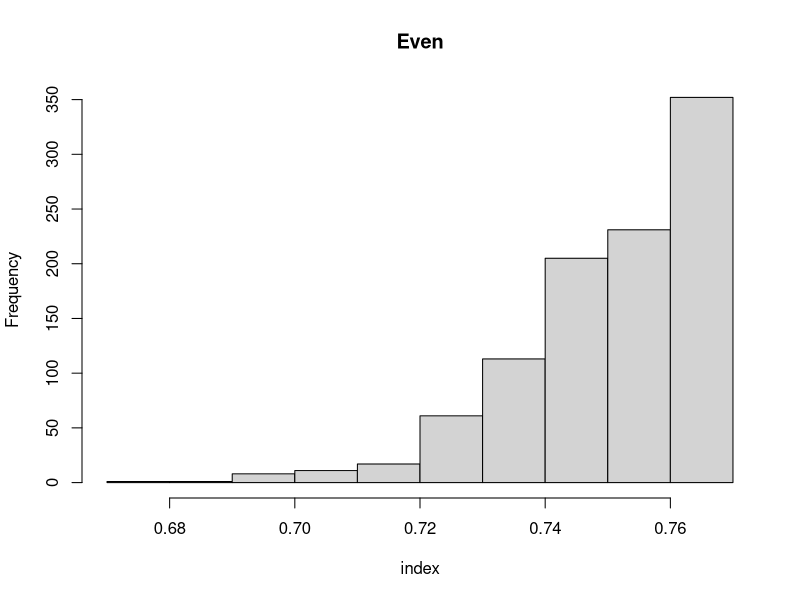
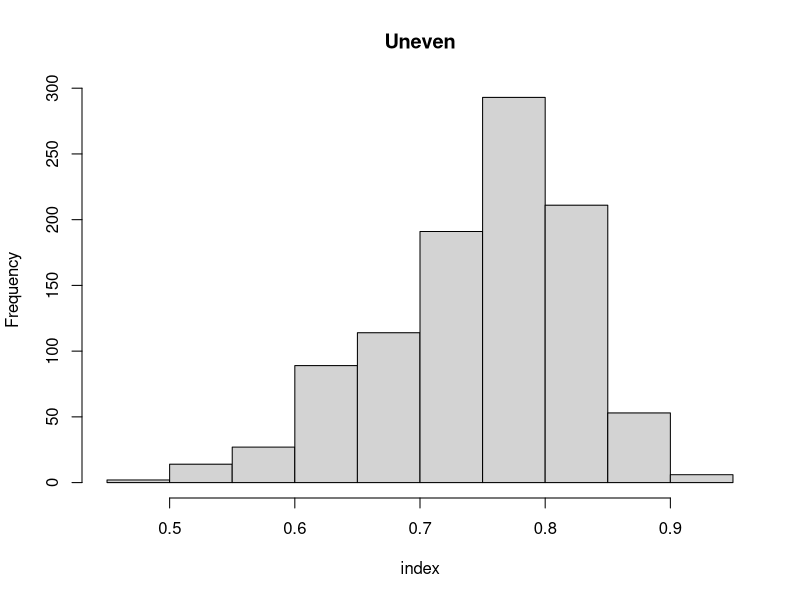
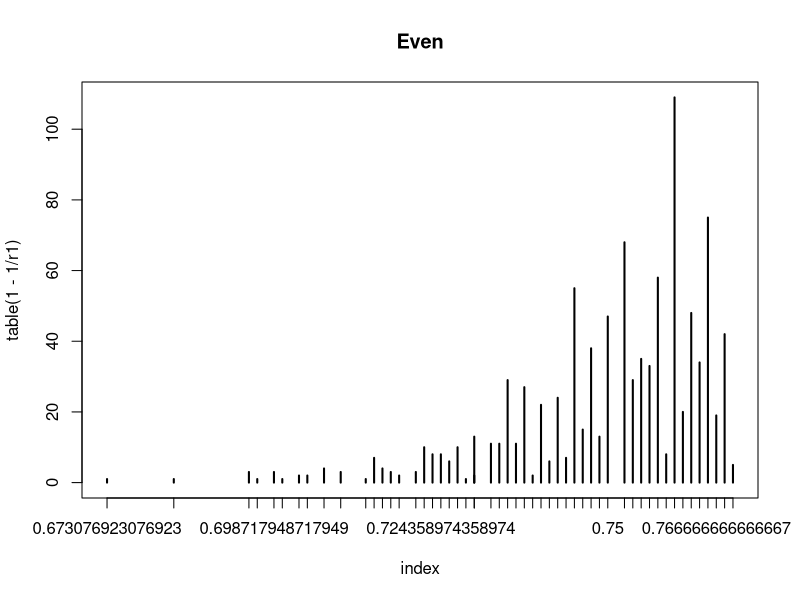
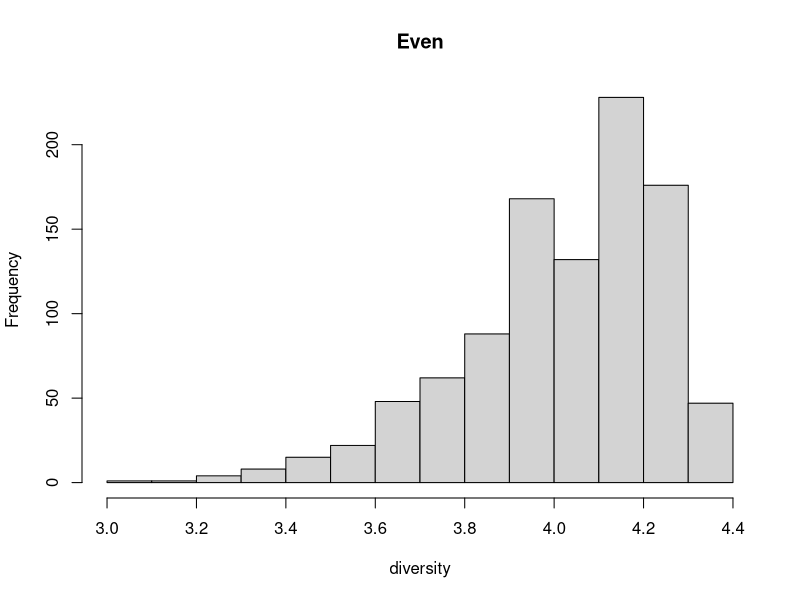
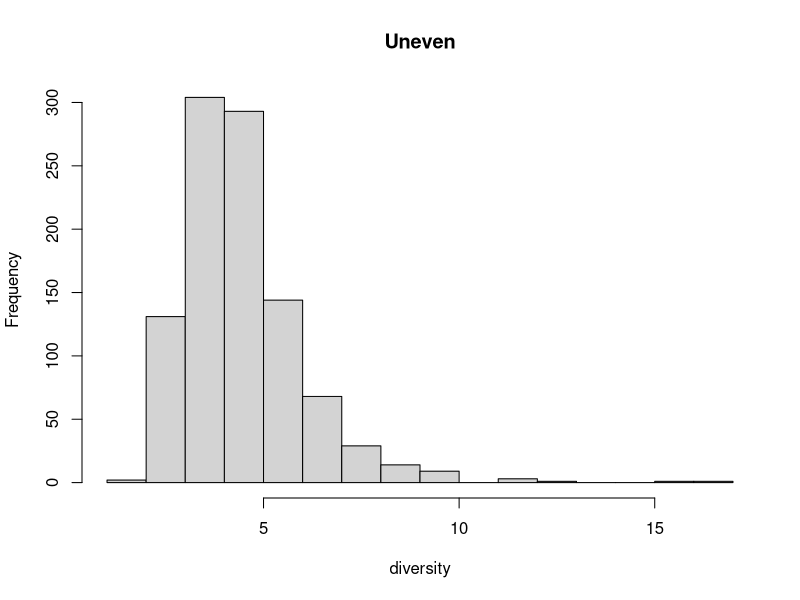

Write the R code that produced these figures, in order.

mini <- 100
seed <- 100

set.seed(seed)

sExact <- function (com){
	c <- com/sum(com)
	return(1/(sum(c^2)))
}

sApp <- function(samp){
	n <- sum(samp)
	return(1/(
		sum((samp/n)*((samp-1)/(n-1)))
	))
}

cSamp <- function(com, size){
	sp <- sample(1:length(com), size=size, prob=com, replace=TRUE)
	tab <- table(sp)
	return(as.vector(tab))
}

appRange <- function(com, size, reps){
	app <- numeric(reps)
	for (i in 1:reps){
		app[[i]] <- sApp(cSamp(com, size))
	}
	return(app)
}

ci <- function(l, P=0.025){
	reps <- length(l)
	offset <- floor(P*reps)
	return(c(
		low=sort(l)[offset],
		high=sort(l)[1+reps-offset]
	))
}

com1 <- c(1, 1, 1, 1)
com2 <- c(1, rep(1/(mini-1), mini))

r1 <- appRange(com1, 40, 1000)
r2 <- appRange(com2, 40, 1000)


print(mean(r1))
print(mean(r2))

print(ci(r1))
print(ci(r2))

print(mean(1/r1))
print(mean(1/r2))

print(hist(1-1/r1, main="Even", xlab="index"))
print(hist(1-1/r2, main="Uneven", xlab="index"))

plot(table(1-1/r1), main="Even", xlab="index")
print(table(1-1/r1), main="Even", xlab="index")
print(MASS::fractions(sort(unique(1-1/r1))))

print(hist(r1, main="Even", xlab="diversity"))
print(hist(r2, main="Uneven", xlab="diversity"))
